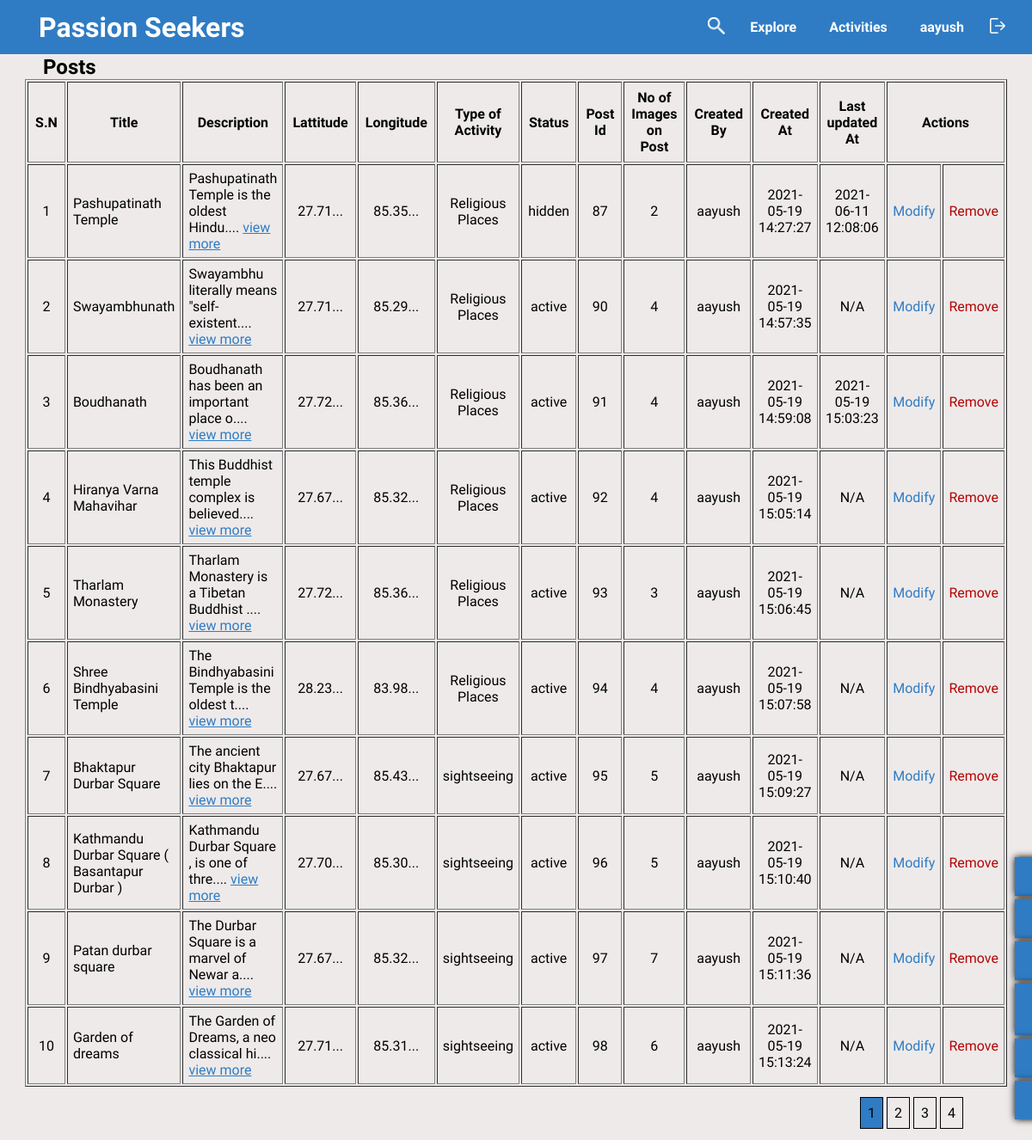
Screenshot of /allPosts.php (signed in) with the database file from the repository.
### tables this page shows
CREATE TABLE `tbl_location` (
  `id` int NOT NULL,
  `title` varchar(50) NOT NULL,
  `description` text NOT NULL,
  `type_of_activity` varchar(50) NOT NULL,
  `admin_id` int NOT NULL,
  `lattitude` decimal(22,20) NOT NULL,
  `longitude` decimal(22,20) NOT NULL,
  `status` tinyint(1) NOT NULL DEFAULT '1',
  `created_at` timestamp NOT NULL DEFAULT CURRENT_TIMESTAMP,
  `updated_at` timestamp NULL DEFAULT NULL
);

### __connection.php (called while the page is built, shortened)
<?php
function mysqlisAdmin($id, $username)
{
  $query = "SELECT * FROM tbl_admins WHERE username='$username' AND status=1 AND id=$id";
  return $query;
}
function mysqlLocationAndImagesInfo($pageNo, $pageOffset)
{
  $pageNo = $pageNo * $pageOffset;
  $query =
    "SELECT
    id,
    title,
    `description`,
    lattitude,
    longitude,
    `status`,
    image_count,
    type_of_activity,
  	created_by,
    created_by_id,
    created_at,
    updated_at
FROM
    `tbl_location` AS l,
    (
    SELECT
        COUNT(location_id) AS image_count,
        location_id
    FROM
        `tbl_images`
    GROUP BY
        location_id
) AS i,
(
    SELECT username AS created_by,id AS created_by_id FROM `tbl_admins`
) AS a
WHERE
    i.location_id = l.id AND
    l.admin_id = a.created_by_id
LIMIT $pageNo,$pageOffset";
  return $query;
}
function mysqlLocationPostCount()
{
  $query = "SELECT COUNT(id) as `total` FROM `tbl_location`";
  return $query;
}

### allPosts.php (the view, shortened to what this page needs)
<?php
require_once './__connection.php';
?>
<!DOCTYPE html>
<html lang="en">
<head>
   <link rel="stylesheet" href="./style/style.css">
   <link rel="stylesheet" href="./style/header-navigationBar.css">
   <link rel="stylesheet" href="./style/all-posts.css">
   <link rel="stylesheet" href="./style/admin-jobs.css">
</head>
<body>
   <?php
   $checkAdminQuery = mysqlisAdmin($_SESSION['id'], $_SESSION['username']);
   $checkAdminResult = $connection->query($checkAdminQuery);
   if ($checkAdminResult->num_rows == 1) {
      $pageNumber = 1;
      $pageOfset = 10;
      $result = $connection->query(mysqlLocationAndImagesInfo($pageNumber - 1, $pageOfset));
      $postList = [];
      while ($row = $result->fetch_assoc()) {
         array_push($postList, $row);
      }
   } else {
      $err['user'] = 'Not a valid User';
   }
   $totalPost = ($connection->query(mysqlLocationPostCount()))->fetch_assoc();
   $pageCount = ceil($totalPost['total'] / $pageOfset);
   ?>
   <header>
      <?php require_once './__navigationBar.php' ?>
   </header>
   <?php if ($checkAdminResult->num_rows == 1) { ?>
      <section class="all__posts">
         <h2 class="all__posts__title">Posts</h2>
         <div class="all__posts__body">
            <table border="1" class="all__posts__contents">
               <thead class="all__posts__contents__head">
                  <th>S.N</th>
                  <th>Title</th>
                  <th>Description</th>
                  <th>Lattitude</th>
                  <th>Longitude</th>
                  <th>Type of Activity</th>
                  <th>Status</th>
                  <th>Post Id</th>
                  <th>No of Images on Post</th>
                  <th>Created By</th>
                  <th>Created At</th>
                  <th>Last updated At</th>
                  <th colspan="2">Actions</th>
               </thead>
               <tbody>
                  <?php foreach ($postList as $index => $post) { ?>
                     <tr class="all__posts__contents__content">
                        <td><?php echo $pageOfset * $pageNumber - $pageOfset + $index + 1 ?></td>
                        <td class="all__posts__contents__content__left"><?php echo $post['title'] ?></td>
                        <td class="all__posts__contents__content__left"><?php echo substr($post['description'], 0, 40) . ".... <a href='./individualPage.php?id=" . $post['id'] . "' class='all__posts__contents__content__more' >view more</a>" ?></td>
                        <td><?php echo substr($post['lattitude'], 0, 5) . "..." ?></td>
                        <td><?php echo substr($post['longitude'], 0, 5) . "..." ?></td>
                        <td><?php echo $post['type_of_activity'] ?></td>
                        <td><?php echo $post['status'] == 1 ? 'active' : 'hidden' ?></td>
                        <td><?php echo $post['id'] ?></td>
                        <td><?php echo $post['image_count'] ?></td>
                        <td><?php echo $post['created_by'] ?></td>
                        <td><?php echo $post['created_at'] ?></td>
                        <td><?php echo $post['updated_at'] ? $post['updated_at'] : 'N/A' ?></td>
                        <td><a href="<?php echo "./editPost.php?id=" . $post['id'] ?>" class="all__posts__contents__content__edit">Modify</a></td>
                        <td><a href="<?php echo "./removePost.php?redirect=true&id=" . $post['id'] ?>" class="all__posts__contents__content__remove">Remove</a></td>
                     </tr>
                  <?php } ?>
               </tbody>
            </table>
         </div>
      </section>
      <div class="page__numbers">
         <?php for ($i = 1; $i <= $pageCount; $i++) {
            if ($pageNumber == $i) { ?>
               <p class="page__number page__number--active"><a><?php echo $i ?></a></p>
            <?php } else { ?>
               <p class="page__number page__number"><a href="<?php echo './allPosts.php?pageno=' . $i ?>"><?php echo $i ?></a></p>
            <?php } ?>
         <?php } ?>
      </div>
   <?php } ?>
   <?php require_once './__adminJobs.php' ?>
</body>
</html>

### style/style.css (style rules this page uses)
* { box-sizing: border-box; padding: 0; margin: 0; }
:root { --blue: #2f7cc4; --dark-blue:#14436e; --background-color:rgb(238, 234, 234); }
body { font-family: 'Roboto Condensed',sans-serif; font-size: 1rem; background-color:var(--background-color) ; }
a { color: black; cursor: pointer; text-decoration: none; }
h2 { margin-left: 50px; }
p { line-height: 1.4; }

### style/header-navigationBar.css (style rules this page uses)
header { max-width: 100vw; }

### style/all-posts.css (style rules this page uses)
.all__posts { margin-top: 64px; }
.all__posts__contents { width: 90%; margin: 0 auto; }
.all__posts__contents__head th { padding: 8px; }
.all__posts__contents__content td { padding: 6px; text-align: center; }
.all__posts__contents__content__left { text-align: left !important; }
.all__posts__contents__content__edit, .all__posts__contents__content__more { color: var(--blue); }
.all__posts__contents__content__more { text-decoration: underline; }
.all__posts__contents__content__remove { color: rgb(180, 4, 4); }
.page__numbers { padding: 20px; text-align: right; width: 95%; }
.page__number { display: inline; }
.page__number a { border: 1px solid black; padding: .5rem ; }
.page__number--active a { background-color: var(--blue); cursor: default; }

### rows the page displays
tbl_location: index "1", title "Pashupatinath Temple", description "Pashupatinath Temple is the oldest Hindu", lattitude "27.71", longitude "85.35", type_of_activity "Religious Places", status "hidden", id "87", image_count "2", created_by "aayush", created_at "2021-05-19 14:27:27", updated_at "2021-06-11 12:08:06"
tbl_location: index "2", title "Swayambhunath", description "Swayambhu literally means \"self-existent", lattitude "27.71", longitude "85.29", type_of_activity "Religious Places", status "active", id "90", image_count "4", created_by "aayush", created_at "2021-05-19 14:57:35", shows "N/A"
tbl_location: index "3", title "Boudhanath", description "Boudhanath has been an important place o", lattitude "27.72", longitude "85.36", type_of_activity "Religious Places", status "active", id "91", image_count "4", created_by "aayush", created_at "2021-05-19 14:59:08", updated_at "2021-05-19 15:03:23"
tbl_location: index "4", title "Hiranya Varna Mahavihar", description "This Buddhist temple complex is believed", lattitude "27.67", longitude "85.32", type_of_activity "Religious Places", status "active", id "92", image_count "4", created_by "aayush", created_at "2021-05-19 15:05:14", shows "N/A"
tbl_location: index "5", title "Tharlam Monastery", description "Tharlam Monastery is a Tibetan Buddhist", lattitude "27.72", longitude "85.36", type_of_activity "Religious Places", status "active", id "93", image_count "3", created_by "aayush", created_at "2021-05-19 15:06:45", shows "N/A"
tbl_location: index "6", title "Shree Bindhyabasini Temple", description "The Bindhyabasini Temple is the oldest t", lattitude "28.23", longitude "83.98", type_of_activity "Religious Places", status "active", id "94", image_count "4", created_by "aayush", created_at "2021-05-19 15:07:58", shows "N/A"
tbl_location: index "7", title "Bhaktapur Durbar Square", description "The ancient city Bhaktapur lies on the E", lattitude "27.67", longitude "85.43", type_of_activity "sightseeing", status "active", id "95", image_count "5", created_by "aayush", created_at "2021-05-19 15:09:27", shows "N/A"
tbl_location: index "8", title "Kathmandu Durbar Square ( Basantapur Durbar )", description "Kathmandu Durbar Square , is one of thre", lattitude "27.70", longitude "85.30", type_of_activity "sightseeing", status "active", id "96", image_count "5", created_by "aayush", created_at "2021-05-19 15:10:40", shows "N/A"
tbl_location: index "9", title "Patan durbar square", description "The Durbar Square is a marvel of Newar a", lattitude "27.67", longitude "85.32", type_of_activity "sightseeing", status "active", id "97", image_count "7", created_by "aayush", created_at "2021-05-19 15:11:36", shows "N/A"
tbl_location: index "10", title "Garden of dreams", description "The Garden of Dreams, a neo classical hi", lattitude "27.71", longitude "85.31", type_of_activity "sightseeing", status "active", id "98", image_count "6", created_by "aayush", created_at "2021-05-19 15:13:24", shows "N/A"

### other values shown
$_SESSION['username'] "aayush"
